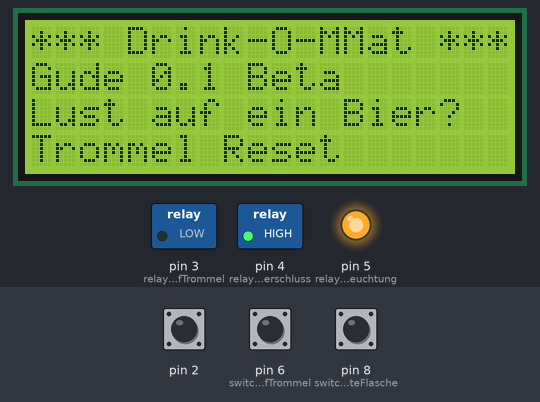
This sketch was run on a simulated Arduino Uno, built with avr-gcc and run on an emulated ATmega328P. On the bench: 20×4 character LCD, switched loads named in the sketch (green lamp = pin HIGH), output pins drawn as LEDs (lit = HIGH). The inputs (shaded band) are chosen by the test bench; at power-on: pin 6 (switchS1GrundstellungAuswurfTrommel) HIGH, pin 8 (switchS3LetzteFlasche) HIGH, pin 2 HIGH. What the sketch prints to the serial monitor is not drawn.

Above: at 2.9 s.
3.0 s: pin 6 (switchS1GrundstellungAuswurfTrommel) pulled LOW for 0.15 s
At 3.1 s:
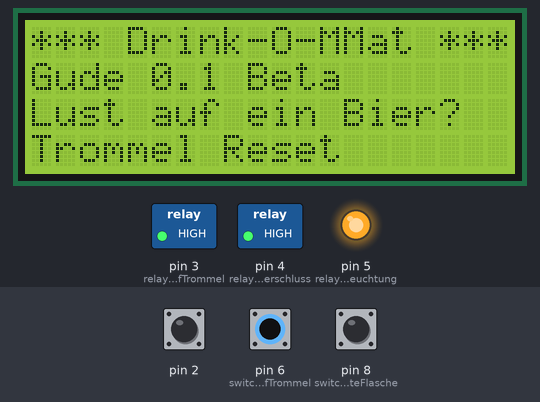
At 4.6 s:
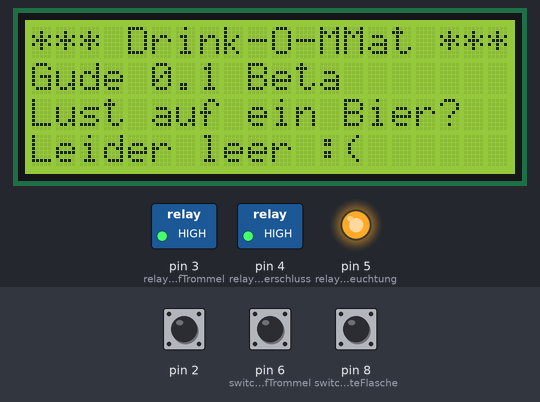
4.9 s: pin 8 (switchS3LetzteFlasche) pulled LOW for 0.15 s
At 5.05 s:
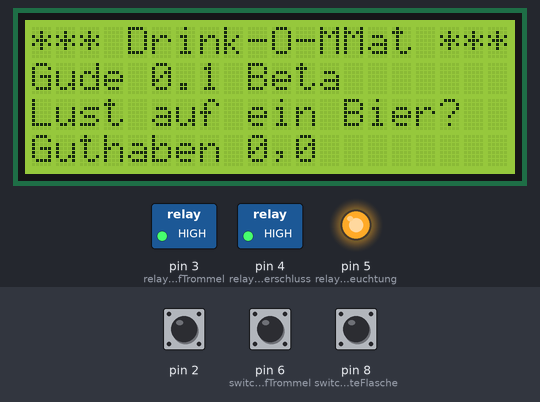
8.2 s: pin 8 (switchS3LetzteFlasche) pulled LOW for 3.2 s
Timing chart, 0 to 11.2 s (numbered marks = the images above; inputs shaded):
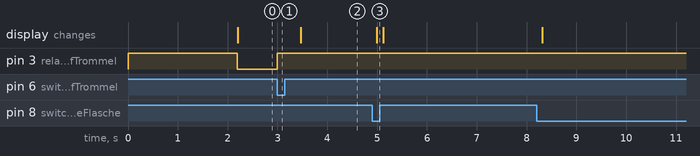

Measured:
- after the input at 3.0 s, pin 3 (relayK1AuswurfTrommel): LOW → HIGH at once
- after the input at 4.9 s, the display: changes after 0.09 s (image 3)

The sketch:

DrinkOMat.ino
```cpp
#include <Wire.h>
#include <LCD.h>
#include <LiquidCrystal_I2C.h>

//initialisierung LCD Display
LiquidCrystal_I2C lcd(0x27, 2, 1, 0, 4, 5, 6, 7, 3, POSITIVE); // Set the LCD I2C address UNO

//timer einstellungen
unsigned long idleTimerMillis = 0;
unsigned long idlePeriod = 150000; // time in ms between idle messages or shutdown e.g. 180000

//Serielle ausgaben
bool debug = true;

//alles was man für den münzprüfer braucht
const int coinIntteruptPin = 0; // attach coinInt to interrupt pin 0 = digital pin 2 = digitalPinToInterrupt(2) . (interrupt pin 1 = digital pin 3 = digitalPinToInterrupt(3))
volatile int coinsCurrentValue = 0;
int coinsChange = 0; // a coin has been inserted flag
unsigned long currentMillis = 0;
unsigned long oldMillis = 0;
int pulsecount;

//Ports für die Releais
const int relayK1AuswurfTrommel = 3;
const int relayK2Schubladenverschluss = 4;
const int relayK3LedBeleuchtung = 5;

//Ports f+r die schalter
const int switchS1GrundstellungAuswurfTrommel = 6;
const int switchS2SchubladeVerschlossen = 7;
const int switchS3LetzteFlasche = 8;
const int switchS4BestellTaster = 9;

//andere konstanten
const int BOTTLE_PRICE = 100; //in Cent
const char* VERSION_STRING = "0.1 Beta";

//private functions
void initPorts();
void auswurfTrommelZurGrundstellung();
void writeTextOnLcd(const char* message);

void setup()
{
  //init der seriellen Ausgabe
  if (debug)
  {
    Serial.begin(19200); // start serial communication
  }

  //init Ports
  initPorts();

  //init LCD
  lcd.begin(20, 4);
  lcd.clear();
  lcd.backlight();
  writeTextOnLcd("Start...");

  if (debug)
  {
    Serial.println("Wait on...");
  }

  delay(2000);

  //Auswurf Trommel zur Grundstellung zurück fahren
  writeTextOnLcd("Trommel Reset");
  auswurfTrommelZurGrundstellung();

  if (debug)
  {
    Serial.println("Bereit");
  }

  //init Interrupt Pin für den Münzprüfer
  pulsecount = 0;
  attachInterrupt(coinIntteruptPin, coinInserted, RISING);

  delay(200);
  coinsCurrentValue = 0;
  delay(200);
}

void loop()
{

  //ausgabe wenn sich der Letzte Flaschen Schaler geändert hat
  if (debug)
  {
    static unsigned int lastStateLetzteFlasche = -1;

    if (lastStateLetzteFlasche != digitalRead(switchS3LetzteFlasche))
    {
      char buffer[100];
      sprintf(&buffer[0], "Flaschen Leer %i", digitalRead(switchS3LetzteFlasche));
      Serial.println(&buffer[0]);
      lastStateLetzteFlasche = digitalRead(switchS3LetzteFlasche);
    }

  }

  //wenn in main Loop können wir die Releais immer ausschalten
  digitalWrite(relayK3LedBeleuchtung, HIGH);
  digitalWrite(relayK2Schubladenverschluss, HIGH);
  digitalWrite(relayK1AuswurfTrommel, HIGH);

  //prüfung ob der letzte Flaschen schalter gechaltet wurde
  if (digitalRead(switchS3LetzteFlasche) == LOW)
  {
    //anzeige des guthabens
    int coinsBig = coinsCurrentValue / 100;
    //% = Modulo = gibt dir den rest wert einer diffusion = 1112 % 11 wäre dann 12 ;-)
    int coinsLess = coinsCurrentValue % 100;
    char buffer[20];
    sprintf(&buffer[0], "Guthaben %i,%i      ", coinsBig, coinsLess);
    writeTextOnLcd(&buffer[0]);

    //wenn der münzzähler mehr als 99Cent aingeworfen wurden und der bestelltaster betätigt wurde dann lege los
    if (coinsCurrentValue >= 100)
    {
      //Bestelltaster wurde betätigt
      if (digitalRead(switchS4BestellTaster) == LOW)
      {
        //flaschen preis vom guthaben abziehen
        coinsCurrentValue -= BOTTLE_PRICE;

        while (1)
        {
          //es könnte sein das der vortrinker die schublade nicht richtig verschlossen hat,
          //das sollte man abwarten
          if (digitalRead(switchS2SchubladeVerschlossen) == LOW)
          {

            //wenn die schublade richtigverschlossen ist können wir die auswurftrommel anwerfen bis sie eine volle drehung gemacht hat
            writeTextOnLcd("Bier ausgabe        ");
            digitalWrite(relayK1AuswurfTrommel, LOW);
            delay(500);

            //hier warten wir bis die trommel wieder in der grundeinstellung ist
            while (digitalRead(switchS1GrundstellungAuswurfTrommel) == HIGH)
            {
              //do so long to zero position
              if (debug)
              {
                Serial.println("Fahre Trommel bis null punkt");
              }
            }
            digitalWrite(relayK1AuswurfTrommel, HIGH);

            //licht an und schublade auf
            digitalWrite(relayK3LedBeleuchtung, LOW);
            digitalWrite(relayK2Schubladenverschluss, LOW);
            delay(500);

            //so lange warten bis die schublade wieder zu ist
            while (digitalRead(switchS2SchubladeVerschlossen) == HIGH)
            {
              digitalWrite(relayK2Schubladenverschluss, HIGH);
              if (debug)
              {
                Serial.println("warte so lange bis schublade wieder geschlossen wurde");
              }
            }
            digitalWrite(relayK3LedBeleuchtung, HIGH);

            writeTextOnLcd("Viel Spaß beim trinken");
            delay(1000);
            break;
          }
          else
          {
            writeTextOnLcd("Schublade schliessen");

            if (debug)
            {
              Serial.println("schublade ist nicht geschlossen");
            }
          }
        }

      }
    }
  }
  else
  {
    writeTextOnLcd("Leider leer :(      ");
  }

  if (coinsChange == 1)
  {
    coinsChange = 0; // unflag that a coin has been inserted
  }
}


//Text ausgabe auf dem LCD
void writeTextOnLcd(const char* message)
{
  lcd.setCursor(0, 0);
  lcd.print("*** Drink-O-MMat ***");
  lcd.setCursor(0, 1);
  char buffer[20];
  sprintf(&buffer[0], "Gude %s ", VERSION_STRING);
  lcd.print(&buffer[0]);
  lcd.setCursor(0, 2);
  lcd.print("Lust auf ein Bier?");
  lcd.setCursor(0, 3);
  lcd.print(message);
}

//Hilfsfunktion für die grundeinstellung der auswurftrommel
void auswurfTrommelZurGrundstellung()
{
  if (debug)
  {
    char buffer[100];
    sprintf(&buffer[0], "Reset Auswurftrommel %i", digitalRead(switchS1GrundstellungAuswurfTrommel));
    Serial.println(&buffer[0]);
  }

  while (digitalRead(switchS1GrundstellungAuswurfTrommel) == HIGH)
  {
    digitalWrite(relayK1AuswurfTrommel, LOW);
  }

  digitalWrite(relayK1AuswurfTrommel, HIGH);
}

//hilfsfunktion zur initialisieung der Ports
void initPorts()
{
  pinMode(switchS1GrundstellungAuswurfTrommel, INPUT_PULLUP);
  pinMode(switchS2SchubladeVerschlossen, INPUT_PULLUP);
  pinMode(switchS3LetzteFlasche, INPUT_PULLUP);
  pinMode(switchS4BestellTaster, INPUT_PULLUP);
  pinMode(2, INPUT_PULLUP);


  digitalWrite(relayK1AuswurfTrommel, HIGH);
  pinMode(relayK1AuswurfTrommel, OUTPUT);
  digitalWrite(relayK2Schubladenverschluss, HIGH);
  pinMode(relayK2Schubladenverschluss, OUTPUT);
  digitalWrite(relayK3LedBeleuchtung, HIGH);
  pinMode(relayK3LedBeleuchtung, OUTPUT);
}

//interrupt funktion zum zählen der Implulse vom Münzprüfer
void coinInserted()
{
  coinsChange = 1; // flag that there has been a coin inserted

  currentMillis = millis();
  int difference = currentMillis - oldMillis;

  if (debug)
  {
    char buffer[100];
    sprintf(&buffer[0], "Int PIN %i --> Different %i --> ", digitalRead(2), difference);
    Serial.print(&buffer[0]);
  }

  oldMillis = currentMillis;
  pulsecount++;

  // new coin? start to count from beginning....
  if (difference > 140 || difference < 50 )
  {
    if (pulsecount > 1)
    {
      pulsecount = 1;
    }
  }

  if (difference < 141)
  {
    switch (pulsecount)
    {
      case 2: coinsCurrentValue += 20;
        break;
      case 3: coinsCurrentValue += 30;
        break;
      case 4: coinsCurrentValue += 50;
        break;
      case 5: coinsCurrentValue += 100;
        break;
    }
  }

  idleTimerMillis = millis();

  if (debug)
  {
    Serial.print ("(/coinsInserted)neuer Wert: ");
    Serial.println (  coinsCurrentValue);
  }
}
```
